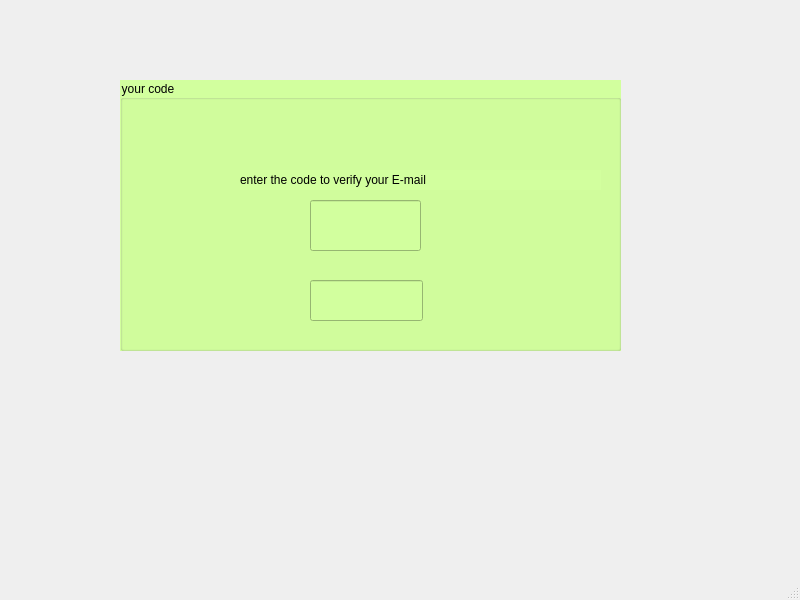
<?xml version="1.0" encoding="UTF-8"?>
<ui version="4.0">
 <class>popup</class>
 <widget class="QMainWindow" name="popup">
  <property name="geometry">
   <rect>
    <x>0</x>
    <y>0</y>
    <width>800</width>
    <height>600</height>
   </rect>
  </property>
  <property name="windowTitle">
   <string>MainWindow</string>
  </property>
  <widget class="QWidget" name="centralwidget">
   <widget class="QGroupBox" name="groupBox">
    <property name="geometry">
     <rect>
      <x>120</x>
      <y>80</y>
      <width>501</width>
      <height>271</height>
     </rect>
    </property>
    <property name="styleSheet">
     <string notr="true">background-color: rgb(210, 255, 158);</string>
    </property>
    <property name="title">
     <string>your code</string>
    </property>
    <widget class="QLineEdit" name="lineEdit">
     <property name="geometry">
      <rect>
       <x>190</x>
       <y>120</y>
       <width>111</width>
       <height>51</height>
      </rect>
     </property>
     <property name="styleSheet">
      <string notr="true">font: 16pt &quot;MS Shell Dlg 2&quot;;</string>
     </property>
     <property name="text">
      <string/>
     </property>
    </widget>
    <widget class="QLabel" name="label">
     <property name="geometry">
      <rect>
       <x>120</x>
       <y>90</y>
       <width>361</width>
       <height>20</height>
      </rect>
     </property>
     <property name="styleSheet">
      <string notr="true">font: 11pt &quot;MS Shell Dlg 2&quot;;</string>
     </property>
     <property name="text">
      <string>enter the code to verify your E-mail </string>
     </property>
    </widget>
    <widget class="QLineEdit" name="lineEdit_2">
     <property name="geometry">
      <rect>
       <x>190</x>
       <y>200</y>
       <width>113</width>
       <height>41</height>
      </rect>
     </property>
    </widget>
   </widget>
  </widget>
  <widget class="QMenuBar" name="menubar">
   <property name="geometry">
    <rect>
     <x>0</x>
     <y>0</y>
     <width>800</width>
     <height>21</height>
    </rect>
   </property>
  </widget>
  <widget class="QStatusBar" name="statusbar"/>
 </widget>
 <resources/>
 <connections/>
</ui>
